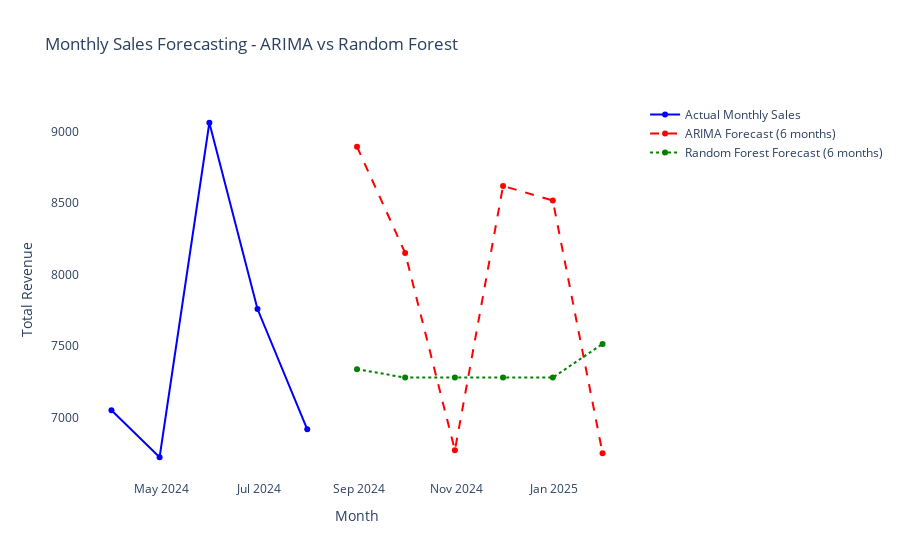

This figure's notebook cell:
### Code cell
import pandas as pd
import numpy as np
import plotly.graph_objects as go
from statsmodels.tsa.arima.model import ARIMA
from sklearn.ensemble import RandomForestRegressor

# Load data
df = pd.read_csv("index.csv")
df['date'] = pd.to_datetime(df['date'])

# Aggregate monthly sales
monthly_sales = df.groupby(pd.Grouper(key='date', freq='M')).agg({'money':'sum'}).reset_index()
monthly_sales.columns = ['month', 'total_revenue']
monthly_sales['total_revenue'] = pd.to_numeric(monthly_sales['total_revenue'])

# Set monthly frequency and fill missing months
monthly_sales.set_index('month', inplace=True)
monthly_sales = monthly_sales.asfreq('M').fillna(method='ffill')

# ----------------- ARIMA Model -----------------
arima_model = ARIMA(monthly_sales['total_revenue'], order=(2,1,0))
arima_results = arima_model.fit()

# Forecast next 6 months
arima_forecast = arima_results.get_forecast(steps=6)
arima_forecast_df = arima_forecast.summary_frame()
arima_forecast_df['month'] = pd.date_range(start=monthly_sales.index[-1] + pd.offsets.MonthEnd(1), periods=6, freq='M')
arima_forecast_df.set_index('month', inplace=True)

# ----------------- Random Forest Model -----------------
rf_data = monthly_sales.copy()
rf_data['month_of_year'] = rf_data.index.month
rf_data['quarter'] = rf_data.index.quarter

# Lag features
for lag in range(1, 4):
    rf_data[f'lag_{lag}'] = rf_data['total_revenue'].shift(lag)

rf_data.dropna(inplace=True)

# Train on all available data
feature_cols = ['month_of_year', 'quarter'] + [f'lag_{lag}' for lag in range(1, 4)]
X_train = rf_data[feature_cols]
y_train = rf_data['total_revenue']

rf_model = RandomForestRegressor(n_estimators=100, random_state=42)
rf_model.fit(X_train, y_train)

# ----------------- Forecast 6 months using RF -----------------
future_months = pd.date_range(start=monthly_sales.index[-1] + pd.offsets.MonthEnd(1), periods=6, freq='M')
future_preds = []
last_values = monthly_sales['total_revenue'][-3:].tolist()  # last 3 months for lag features

for m in future_months:
    features = [
        m.month,
        m.quarter
    ] + last_values[-3:]
    pred = rf_model.predict([features])[0]
    future_preds.append(pred)
    last_values.append(pred)

rf_forecast_df = pd.DataFrame({'total_revenue': future_preds}, index=future_months)

# ----------------- Plotting -----------------
fig = go.Figure()

# Actual monthly sales
fig.add_trace(go.Scatter(
    x=monthly_sales.index, y=monthly_sales['total_revenue'],
    name='Actual Monthly Sales', line=dict(color='blue')
))

# ARIMA forecast
fig.add_trace(go.Scatter(
    x=arima_forecast_df.index, y=arima_forecast_df['mean'],
    name='ARIMA Forecast (6 months)', line=dict(color='red', dash='dash')
))

# Random Forest forecast
fig.add_trace(go.Scatter(
    x=rf_forecast_df.index, y=rf_forecast_df['total_revenue'],
    name='Random Forest Forecast (6 months)', line=dict(color='green', dash='dot')
))

# Layout
fig.update_layout(
    title='Monthly Sales Forecasting - ARIMA vs Random Forest',
    xaxis_title='Month',
    yaxis_title='Total Revenue',
    plot_bgcolor='white'
)

fig.show()

### Figure 1 — Plotly figure (JSON) as saved in the notebook; plotly's stock layout.template omitted (floating-point values rounded to 4 significant figures)
{"data": [{"line": {"color": "blue"}, "name": "Actual Monthly Sales", "type": "scatter", "x": ["2024-03-31T00:00:00.000000000", "2024-04-30T00:00:00.000000000", "2024-05-31T00:00:00.000000000", "2024-06-30T00:00:00.000000000", "2024-07-31T00:00:00.000000000"], "y": [7050.0, 6721.0, 9063.0, 7759.0, 6916.0]}, {"line": {"color": "red", "dash": "dash"}, "name": "ARIMA Forecast (6 months)", "type": "scatter", "x": ["2024-08-31T00:00:00.000000000", "2024-09-30T00:00:00.000000000", "2024-10-31T00:00:00.000000000", "2024-11-30T00:00:00.000000000", "2024-12-31T00:00:00.000000000", "2025-01-31T00:00:00.000000000"], "y": [8896.0, 8152.0, 6769.0, 8621.0, 8519.0, 6749.0]}, {"line": {"color": "green", "dash": "dot"}, "name": "Random Forest Forecast (6 months)", "type": "scatter", "x": ["2024-08-31T00:00:00.000000000", "2024-09-30T00:00:00.000000000", "2024-10-31T00:00:00.000000000", "2024-11-30T00:00:00.000000000", "2024-12-31T00:00:00.000000000", "2025-01-31T00:00:00.000000000"], "y": [7337.0, 7278.0, 7278.0, 7278.0, 7278.0, 7514.0]}], "layout": {"plot_bgcolor": "white", "title": {"text": "Monthly Sales Forecasting - ARIMA vs Random Forest"}, "xaxis": {"title": {"text": "Month"}}, "yaxis": {"title": {"text": "Total Revenue"}}}}
